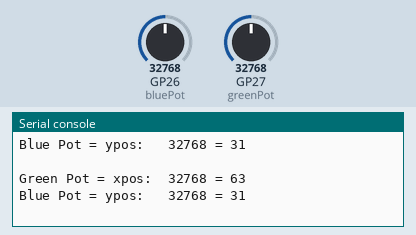
This program was run on a simulated Raspberry Pi Pico running MicroPython. Parts: the last lines printed to the serial console. Inputs (shaded band) come from the test bench; at power-on: GP26 (bluePot) = 32768, GP27 (greenPot) = 32768 (analog values on the 0–65535 scale).

Above: at 1.2 s.
1.3 s: GP26 (bluePot) set to 45874
At 2.6 s:
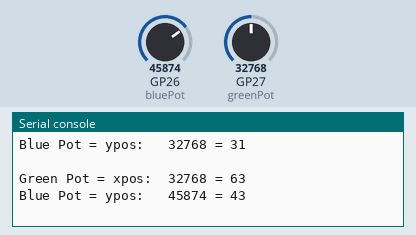
2.8 s: GP27 (greenPot) set to 45874
At 3.7 s:
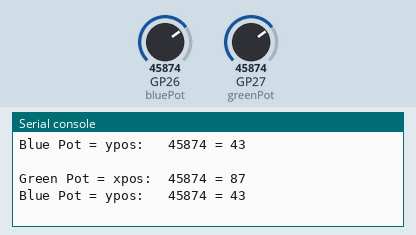
4.3 s: GP26 (bluePot) set to 57670
At 5.6 s:
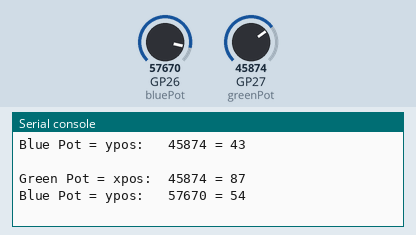
5.8 s: GP27 (greenPot) set to 57670
At 6.8 s:
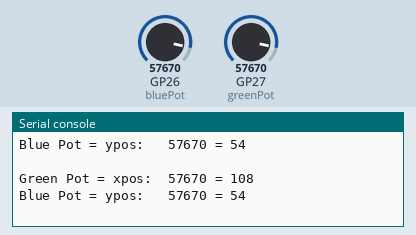
Timing chart, 0 to 8.3 s (numbered marks = the images above; inputs shaded):
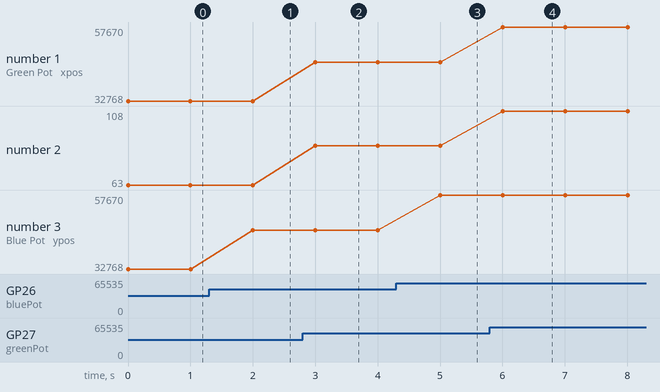

The program:

read_potentiometers_scale.py
```python
# Program to read the two potentiometers for Etch-A-Sketch Project
# Lori Pfahler
# March 2023
# Output from read_potentiometers_calibrate.py
# Green Low Average = 417.6
# Blue Low Average = 419.2
#
# Green High Average = 65517.4
# Blue High Average = 65472.6

# import modules
import machine
from utime import sleep

# setup potentiometers on ADC pins: ADC0 and ADC1
bluePot = machine.ADC(26)
greenPot = machine.ADC(27)

# function to scale x to y based on range of x and y
def scale(value, xmin, xmax, ymin, ymax):
    slope = (ymax - ymin)/(xmax - xmin)
    scaled_value = slope * (value - xmin) + ymin
    return(scaled_value)

while True:
    # read potentiometers
    blueValue = bluePot.read_u16()
    greenValue = greenPot.read_u16()
    # green has a min of 417 - scale to 4 to 123) to give a
    # border of four pixels - call this xpos
    xpos = int(scale(greenValue, 418, 65517, 4, 123))
    # blue has a min of ~500 - scale to 3, 61 to give a border
    # of three pixels to screen - call this ypos
    ypos = int(scale(blueValue, 419, 65473, 3, 61))
    # print values to shell
    print('Green Pot = xpos: ', greenValue, '=', xpos)
    print('Blue Pot = ypos:  ', blueValue, '=', ypos, '\n')
    sleep(1)
```

Measured:
- after the input at 1.3 s, the serial console: prints a new line after 0.70 s (image 1)
- after the input at 2.8 s, the serial console: prints a new line after 0.20 s (image 2)
- after the input at 4.3 s, the serial console: prints a new line after 0.71 s (image 3)
- after the input at 5.8 s, the serial console: prints a new line after 0.21 s (image 4)
- plotted number 2: 63 → 87 after the input at 2.8 s, 87 → 108 after the input at 5.8 s
- plotted number 3: 32768 → 45874 after the input at 1.3 s, 45874 → 57670 after the input at 4.3 s
